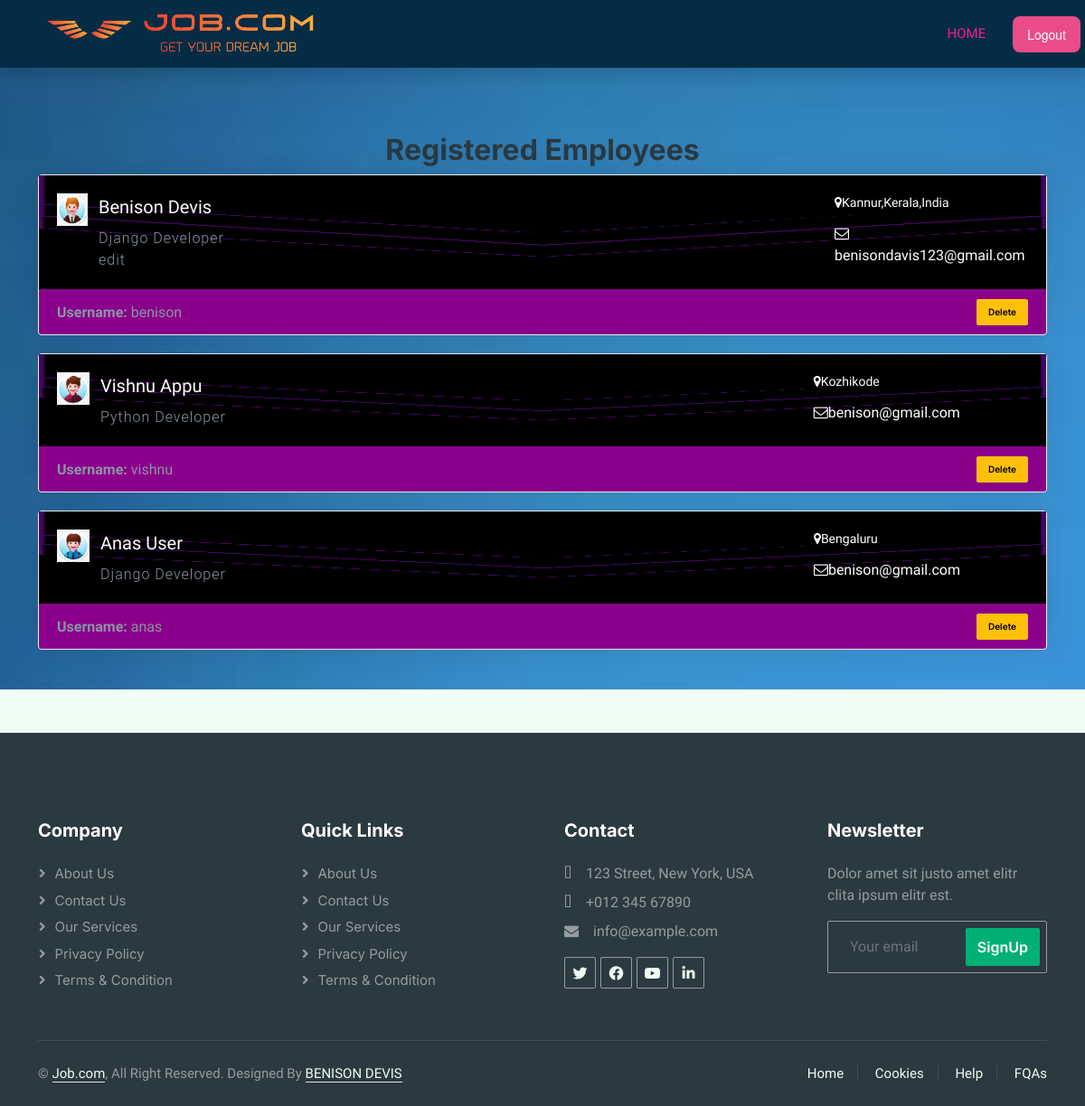
The app's page /siteadmin/employees/ (signed in), older data.
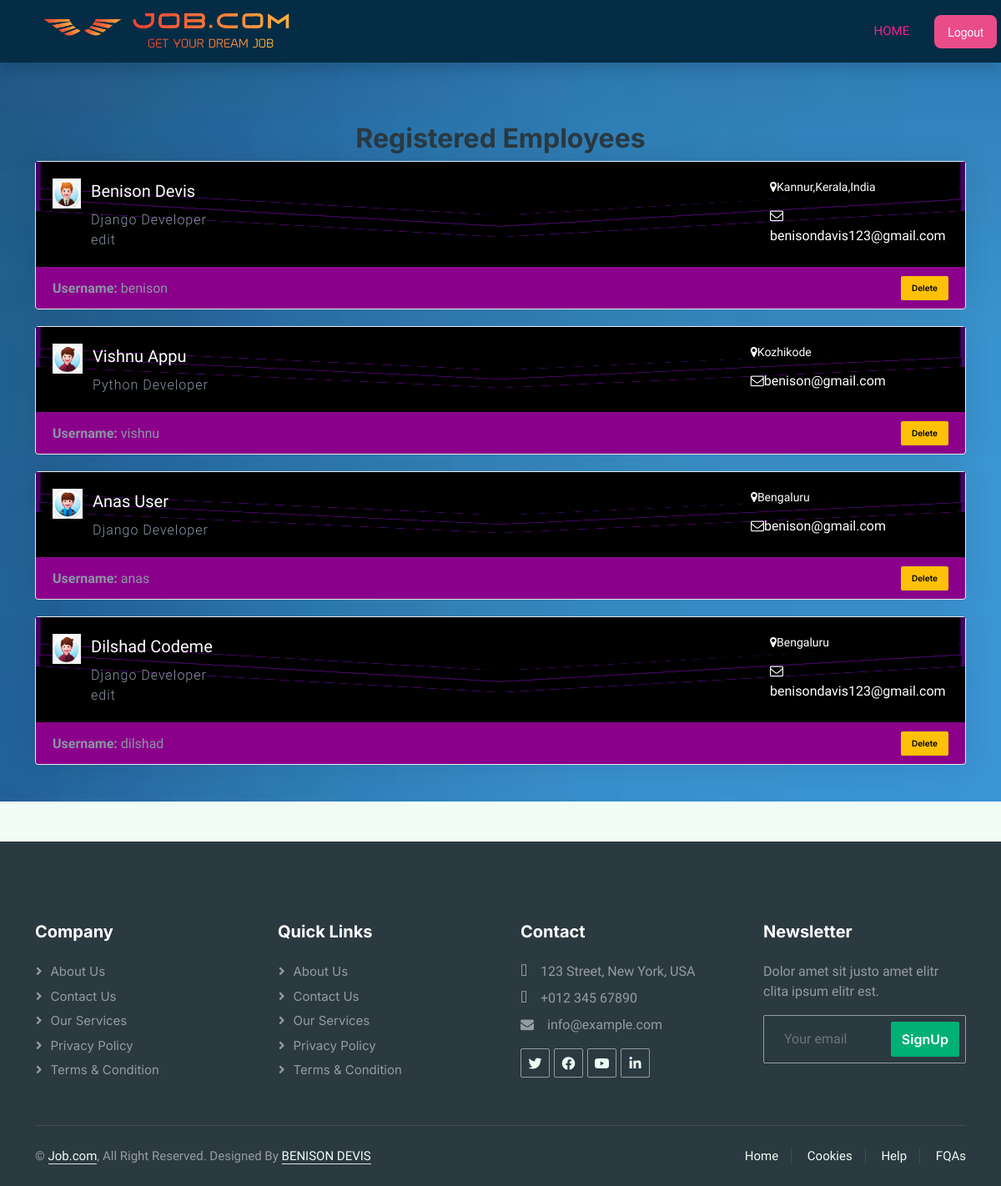
The same page, newer data.
### employee/models.py (models this page shows)
class ProfileEdit(models.Model):
    worksts = (
        ("frsh", "I'm Fresher"),
        ("exp", "I'm Experienced"))
    gender = (("M", "Male"), ("F", "Female"), ("O", "Outher"))
    profile_title = models.CharField(max_length=50,null=True, blank=True)
    bio = models.TextField(null=True, blank=True)
    profile_img = models.ImageField(upload_to="profile.image/", null=True, blank=True,default='static\img\pro.png')
    resume = models.FileField(upload_to="resume/", null=True, blank=True)
    location = models.CharField(max_length=50,null=True, blank=True)
    mobile_no = models.CharField(max_length=12,null=True, blank=True)
    working_sts = models.CharField(max_length=50, choices=worksts,null=True, blank=True)
    gender = models.CharField(max_length=50, choices=gender,null=True, blank=True)
    rel_profile = models.OneToOneField(
        Employee, on_delete=models.CASCADE, null=True, blank=True
    )

### account/models.py (models this page shows, shortened)
class Account(AbstractUser):
    class Role(models.TextChoices):
        ADMIN = "ADMIN", "Admin"
        USER = "USER", "User"
        COMPANY = "COMPANY", "Company"
    base_role = Role.ADMIN
    is_active = models.BooleanField(default=False)
    can_login = models.BooleanField(default=True)
    role = models.CharField(max_length=50, choices=Role.choices)

### adminpanel/decorators.py (the view)
    def wrappeer(request,*args,**kwargs):
        if not request.user.is_authenticated:
            return redirect('user_login')
        else:
            if request.user.role != 'ADMIN':
                return render(request, "404.html")
        return function(request,*args,**kwargs)

### account/models.py (called while the page is built)
    def get_queryset(self, *args, **kwargs):
        results = super().get_queryset(*args, **kwargs)
        return results.filter(role=Account.Role.USER)

### adminpanel/views.py (called while the page is built)
@admin_login_required
def admin_employees_details(request):
    emp = Employee.employee.all()
    emp_prof = ProfileEdit.objects.filter(
        rel_profile__in = emp.values_list('id',flat=True)
    )
    context = {
        'emp' : emp,
        'emp_prof' : emp_prof
    }
    return render(request,'admin/admin_employess.html',context)

### templates/admin/admin_employess.html (shortened to what this page needs)
{% extends 'base.html' %}
{% block content %}
{% load static %}
<link href="https://maxcdn.bootstrapcdn.com/font-awesome/4.3.0/css/font-awesome.min.css" rel="stylesheet">
<br>
<br>
<br>
<div class="container">
    <h2 style="text-align: center;">Registered Employees</h2>
<div class="col-md-12">
    {% for emp in emp_prof %}
    <div class="card b-1 hover-shadow mb-20">
        <div style="color: white; background-image: url('{% static 'img/pronewc.jpg' %}');background-size: 100% 100%;" class="media card-body">
            <div class="media-left pr-12">
                <img class="avatar avatar-xl no-radius" src="{{emp.profile_img.url}}" alt="...">
            </div>
            <div class="media-body">
                <div class="mb-2">
                    <span class="fs-20 pr-16">{{ emp.rel_profile.first_name }} {{ emp.rel_profile.last_name }} </span>
                </div>
                <small class="fs-16 fw-300 ls-1">{{ emp.profile_title }}</small>
            </div>
            <div style="margin-left: 650px;"">
                <p class="fs-14  mb-12"><i class="fa fa-map-marker pr-1"></i>{{ emp.location }} </p>
                <span ><i class="fa fa-envelope-o pr-1"></i>{{ emp.rel_profile.email }}</span>
            </div>
        </div>
        <footer style="background-color: darkmagenta;" class="card-footer flexbox align-items-center">
            <div>
                <strong>Username:</strong>
                <span>{{ emp.rel_profile.username }}</span>
            </div>
            <div class="card-hover-show">
                <a class="btn btn-xs fs-10 btn-bold btn-warning" href="{% url 'delete_account_employee' emp.rel_profile.id  %}">Delete</a>
            </div>
        </footer>
    </div>
    {% endfor %}
</div>
    <br>
</div>
</div>
{% endblock content %}

### templates/base.html (shortened to what this page needs)
{% load static %}
<!DOCTYPE html>
<html lang="en">
<head>
        <link href="https://cdnjs.cloudflare.com/ajax/libs/font-awesome/5.10.0/css/all.min.css" rel="stylesheet">
        <link href="https://cdn.jsdelivr.net/npm/bootstrap-icons@1.4.1/font/bootstrap-icons.css" rel="stylesheet">
        <link href="{% static 'lib/animate/animate.min.css' %}" rel="stylesheet">
        <link href="{% static 'lib/owlcarousel/assets/owl.carousel.min.css' %}" rel="stylesheet">
        <link href="{% static 'css/bootstrap.min.css' %}" rel="stylesheet">
        <link href="{% static 'css/style.css' %}" rel="stylesheet">
</head>
<body >
    <div style="background-image: url('{% static 'img/bgnew.jpg' %}');background-repeat: no-repeat;background-attachment: fixed;background-size: cover;" class="fluied  p-0">
        <nav style="background-color: rgb(4, 44, 68);" class="navbar navbar-expand-lg  navbar-light shadow sticky-top p-0">
            {% if request.user.role == 'USER'  %}
                <a href="{% url 'employee_home' %}" class="navbar-brand d-flex align-items-center text-center py-0 px-4 px-lg-5">
                    <img style="width: 300px;" src="{% static 'img/newlog.png' %}" alt="">
                </a>
            {% elif request.user.role == 'COMPANY' %}
                <a href="{% url 'company_home' %}" class="navbar-brand d-flex align-items-center text-center py-0 px-4 px-lg-5">
                    <img style="width: 300px;" src="{% static 'img/newlog.png' %}" alt="">
                </a>
            {% else %}
                <a href="#" class="navbar-brand d-flex align-items-center text-center py-0 px-4 px-lg-5">
                    <img style="width: 300px;" src="{% static 'img/newlog.png' %}" alt="">
                </a>
            {% endif %}
            <div class="collapse navbar-collapse" id="navbarCollapse">
                <div class="navbar-nav ms-auto p-4 p-lg-0">
                    {% if request.user.is_authenticated %}
                        {% if request.user.role == 'USER' %}
                            <a href="{% url 'employee_home' %}" class="nav-item nav-link active">Home</a>
                            <a href="{% url 'employee_appliedjob' %}" class="nav-item nav-link">Applied Jobs</a>
                            <a href="{% url 'employee_profile' %}" class="nav-item nav-link" class="">Profile</a>
                        {% elif request.user.role == 'COMPANY' %}
                            <a href="{% url 'company_home' %}" class="nav-item nav-link active">Home</a>
                            <a href="{% url 'post_job' %}" class="nav-item nav-link">Post Job</a>
                            <a href="{% url 'company_profile' %}" class="nav-item nav-link" class="">Profile</a>
                        {% elif request.user.role == 'ADMIN' %}
                            <a href="{% url 'admin_homepage' %}" class="nav-item nav-link active">Home</a>
                        {% endif %}
                    {% endif %}
                </div>
                {% if request.user.is_authenticated %}
                    <a href="{% url 'user_logout' %}" ><button class="button-1" >Logout</button></i></a>
                {% endif %}
            </div>
        </nav>
        {% block content %}
        {% endblock content %}
            <div class="container-fluid bg-dark text-white-50 footer pt-5 mt-5 wow fadeIn" data-wow-delay="0.1s">
                <div class="container py-5">
                    <div class="row g-5">
                        <div class="col-lg-3 col-md-6">
                            <h5 class="text-white mb-4">Company</h5>
                            <a class="btn btn-link text-white-50" href="">About Us</a>
                            <a class="btn btn-link text-white-50" href="">Contact Us</a>
                            <a class="btn btn-link text-white-50" href="">Our Services</a>
                            <a class="btn btn-link text-white-50" href="">Privacy Policy</a>
                            <a class="btn btn-link text-white-50" href="">Terms & Condition</a>
                        </div>
                        <div class="col-lg-3 col-md-6">
                            <h5 class="text-white mb-4">Quick Links</h5>
                            <a class="btn btn-link text-white-50" href="">About Us</a>
                            <a class="btn btn-link text-white-50" href="">Contact Us</a>
                            <a class="btn btn-link text-white-50" href="">Our Services</a>
                            <a class="btn btn-link text-white-50" href="">Privacy Policy</a>
                            <a class="btn btn-link text-white-50" href="">Terms & Condition</a>
                        </div>
                        <div class="col-lg-3 col-md-6">
                            <h5 class="text-white mb-4">Contact</h5>
                            <p class="mb-2"><i class="fa fa-map-marker-alt me-3"></i>123 Street, New York, USA</p>
                            <p class="mb-2"><i class="fa fa-phone-alt me-3"></i>+012 345 67890</p>
                            <p class="mb-2"><i class="fa fa-envelope me-3"></i>info@example.com</p>
                            <div class="d-flex pt-2">
                                <a class="btn btn-outline-light btn-social" href=""><i class="fab fa-twitter"></i></a>
                                <a class="btn btn-outline-light btn-social" href=""><i class="fab fa-facebook-f"></i></a>
                                <a class="btn btn-outline-light btn-social" href=""><i class="fab fa-youtube"></i></a>
                                <a class="btn btn-outline-light btn-social" href=""><i class="fab fa-linkedin-in"></i></a>
                            </div>
                        </div>
                        <div class="col-lg-3 col-md-6">
                            <h5 class="text-white mb-4">Newsletter</h5>
                            <p>Dolor amet sit justo amet elitr clita ipsum elitr est.</p>
                            <div class="position-relative mx-auto" style="max-width: 400px;">
                                <input class="form-control bg-transparent w-100 py-3 ps-4 pe-5" type="text" placeholder="Your email">
                                <button type="button" class="btn btn-primary py-2 position-absolute top-0 end-0 mt-2 me-2">SignUp</button>
                            </div>
                        </div>
                    </div>
                </div>
                <div class="container">
                    <div class="copyright">
                        <div class="row">
                            <div class="col-md-6 text-center text-md-start mb-3 mb-md-0">
                                &copy; <a class="border-bottom" href="#">Job.com</a>, All Right Reserved.
                                Designed By <a class="border-bottom" href="https://htmlcodex.com">BENISON DEVIS</a>
                            </div>
                            <div class="col-md-6 text-center text-md-end">
                                <div class="footer-menu">
                                    <a href="">Home</a>
                                    <a href="">Cookies</a>
                                    <a href="">Help</a>
                                    <a href="">FQAs</a>
                                </div>
                            </div>
                        </div>
                    </div>
                </div>
            </div>
</body>
</html>

### static/css/style.css (style rules this page uses)
:root { --primary: #f61d98; --secondary: #2B9BFF; --light: #EFFDF5; --dark: #2B3940; --danger:#9fd1eb; }
.btn { font-family: 'Inter', sans-serif; font-weight: 600; transition: .5s; }
.btn.btn-primary, .btn.btn-secondary { color: #FFFFFF; }
.navbar-dark .navbar-nav .nav-link, .navbar-light .navbar-nav .nav-link { margin-right: 30px; padding: 25px 0; color: #FFFFFF; font-size: 15px; text-transform: uppercase; outline: none; }
.navbar-dark .navbar-nav .nav-link:hover, .navbar-dark .navbar-nav .nav-link.active, .navbar-light .navbar-nav .nav-link:hover, .navbar-light .navbar-nav .nav-link.active { color: var(--primary); }
.navbar-light .navbar-brand, .navbar-light a.btn { height: 75px; }
.navbar-light .navbar-nav .nav-link { color: #a2cee3;; font-weight: 500; }
.navbar-light.sticky-top { top: -100px; transition: .5s; }
.button-1 { background-color: #EA4C89; border-radius: 8px; border-style: none; box-sizing: border-box; color: #FFFFFF; cursor: pointer; display: inline-block; font-family: "Haas Grot Text R Web", "Helvetica Neue", Helvetica, Arial, sans-serif; font-size: 14px; font-weight: 500; height: 40px; line-height: 20px; list-style: none; margin-right: 5px; outline: none; padding: 10px 16px; position: relative; text-align: center; text-decoration: none; transition: color 100ms; vertical-align: baseline; user-select: none; -webkit-user-select: none; touch-action: manipulation; }
.footer .btn.btn-social { margin-right: 5px; width: 35px; height: 35px; display: flex; align-items: center; justify-content: center; color: var(--light); border: 1px solid rgba(255,255,255,0.5); border-radius: 2px; transition: .3s; }
.footer .btn.btn-link { display: block; margin-bottom: 5px; padding: 0; text-align: left; font-size: 15px; font-weight: normal; text-transform: capitalize; transition: .3s; }
.footer .btn.btn-link::before { position: relative; content: "\f105"; font-family: "Font Awesome 5 Free"; font-weight: 900; margin-right: 10px; }
.footer .form-control { border-color: rgba(255,255,255,0.5); }
.footer .copyright { padding: 25px 0; font-size: 15px; border-top: 1px solid rgba(256, 256, 256, .1); }
.footer .copyright a { color: var(--light); }
.footer .footer-menu a { margin-right: 15px; padding-right: 15px; border-right: 1px solid rgba(255, 255, 255, .1); }
.footer .footer-menu a:last-child { margin-right: 0; padding-right: 0; border-right: none; }

Row changes from the older to the newer data that the page shows:
added ProfileEdit: profile_img (picture), rel_profile.first_name "Dilshad", rel_profile.last_name "Codeme", profile_title "Django Developer edit", location "Bengaluru", rel_profile.email "benisondavis123@gmail.com", rel_profile.username "dilshad"
